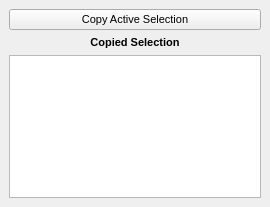
<ui version="4.0" >
 <class>ExtractSelectionsPanel</class>
 <widget class="QWidget" name="ExtractSelectionsPanel" >
  <property name="geometry" >
   <rect>
    <x>0</x>
    <y>0</y>
    <width>270</width>
    <height>207</height>
   </rect>
  </property>
  <property name="font" >
   <font>
    <pointsize>8</pointsize>
    <weight>75</weight>
    <bold>true</bold>
   </font>
  </property>
  <property name="windowTitle" >
   <string>Form</string>
  </property>
  <layout class="QVBoxLayout" >
   <property name="margin" >
    <number>9</number>
   </property>
   <property name="spacing" >
    <number>6</number>
   </property>
   <item>
    <widget class="QPushButton" name="pushButtonCopySelection" >
     <property name="font" >
      <font>
       <weight>50</weight>
       <bold>false</bold>
      </font>
     </property>
     <property name="text" >
      <string>Copy Active Selection</string>
     </property>
    </widget>
   </item>
   <item>
    <widget class="QLabel" name="label" >
     <property name="sizePolicy" >
      <sizepolicy>
       <hsizetype>5</hsizetype>
       <vsizetype>0</vsizetype>
       <horstretch>0</horstretch>
       <verstretch>0</verstretch>
      </sizepolicy>
     </property>
     <property name="font" >
      <font>
       <weight>75</weight>
       <bold>true</bold>
      </font>
     </property>
     <property name="frameShape" >
      <enum>QFrame::NoFrame</enum>
     </property>
     <property name="text" >
      <string>Copied Selection</string>
     </property>
     <property name="textFormat" >
      <enum>Qt::AutoText</enum>
     </property>
     <property name="alignment" >
      <set>Qt::AlignCenter</set>
     </property>
     <property name="margin" >
      <number>10</number>
     </property>
    </widget>
   </item>
   <item>
    <widget class="QTextBrowser" name="textBrowser" />
   </item>
  </layout>
 </widget>
 <resources/>
 <connections/>
</ui>
